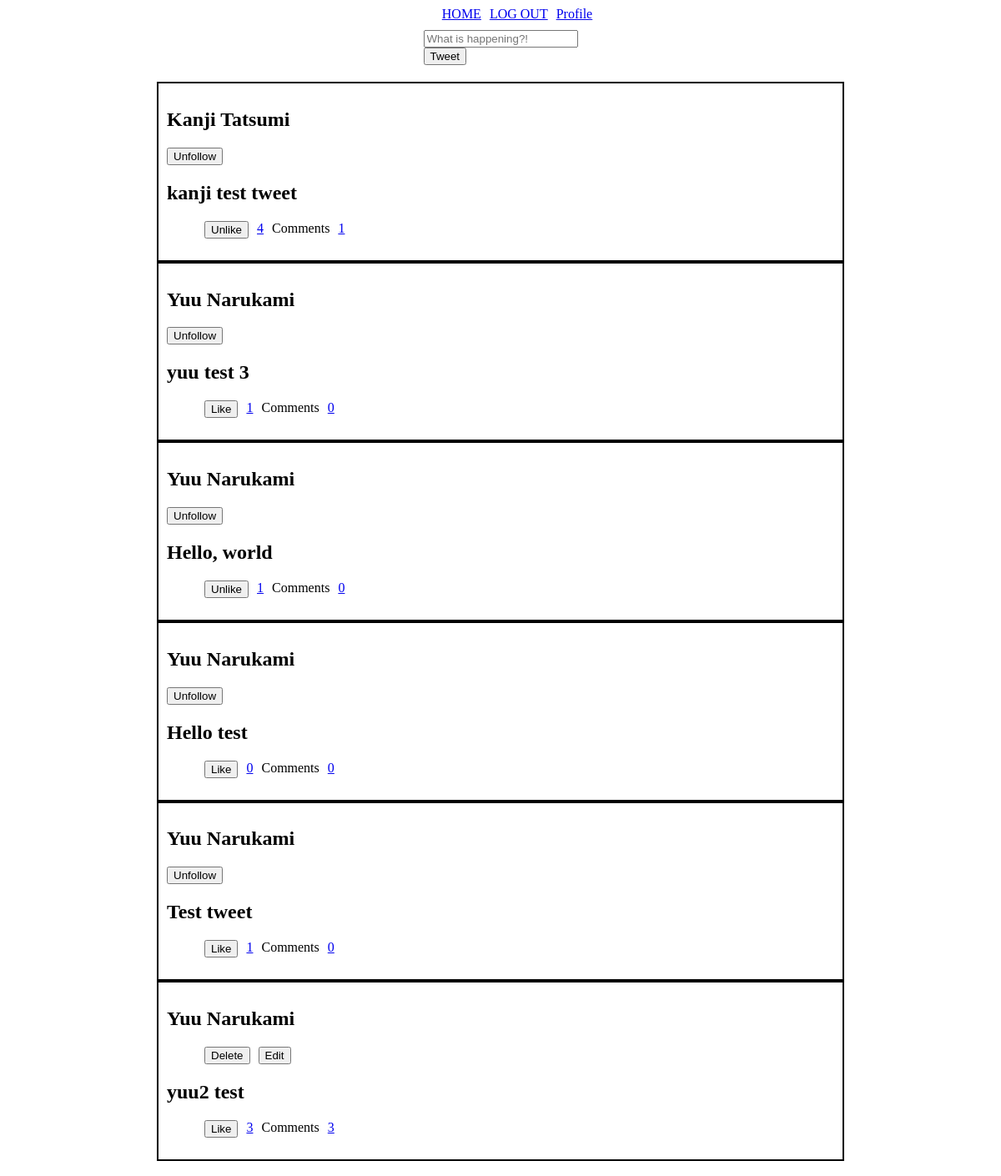
/home (signed in), run on the app's committed database.
### users/models.py (models this page shows, shortened)
class User(AbstractUser):
    joined_date = models.DateField(auto_now_add=True, null=True)
    bio = models.TextField(max_length=500, blank=True)
    location = models.CharField(max_length=30, blank=True)
    birth_date = models.DateField(null=True, blank=True)

### tweets/models.py (models this page shows)
class Tweet(models.Model):
    user = models.ForeignKey(User, on_delete=models.CASCADE)
    tweet = models.TextField(max_length=1000)
    tweet_created = models.DateTimeField(auto_now_add=True, null=True)
    type = models.CharField(max_length=10, default='tweet')

### users/views.py (the view, shortened to what this page needs)
# urls.py: 2. Add a URL to urlpatterns:  path('', views.home, name='home')
@login_required(login_url="login")
def home(request):
    following = Follow.objects.filter(user_id=request.user.id)
    following_ids = [follow.followed_user_id for follow in following]
    following_tweets = Tweet.objects.filter(user_id__in=following_ids)
    my_tweets = Tweet.objects.filter(user_id=request.user.id)
    users = User.objects.filter(id__in=following_ids)
    liked_tweet_ids = Like.objects.filter(user_id=request.user.id).values_list('tweet_id', flat=True)
    all_tweets = (following_tweets | my_tweets).order_by('tweet_created')
    comment_counter = {}
    tweet_likes = {}
    for tweet in all_tweets:
        tweet_likes[tweet.id] = Like.objects.filter(tweet_id=tweet.id).count()
        comment_counter[tweet.id] = Comment.objects.filter(tweet_id=tweet.id).count()
    context = {
        'tweets': all_tweets,
        'tweet_likes': tweet_likes,
        'comment_counter': comment_counter,
        'users': users,
        'following_ids': following_ids,
        'liked_tweet_ids': liked_tweet_ids,
    }
    return render(request, 'home.html', context=context)

### users/templatetags/custom_filters.py (called while the page is built)
@register.filter
def get_item(dictionary, key):
    return dictionary.get(key)

### users/templates/home.html (shortened to what this page needs)
{% extends "master.html" %}
{% load custom_filters %}
{% block content %}
    <ul class="nav-bar-ul">
        <li class="nav-bar"><a href="/home">HOME</a></li>
        {% if user.is_authenticated %}
            <li class="nav-bar"><a href="/user_logout">LOG OUT</a></li>
        {% else %}
            <li class="nav-bar"><a href="/register">REGISTER</a></li>
            <li><a href="/login">LOG IN</a></li>
        {% endif %}
        <li class="nav-bar"><a href="/{{ user.username }}">Profile</a></li>
    </ul>
    <div>
        <form method="POST">
            <input type="text" id="tweet" name="tweet" placeholder="What is happening?!" required><br>
            <input type="submit" id="submit-button" value="Tweet">
        </form>
    </div>
    {% if tweets %}
        <div>
            {% for tweet in tweets %}
                <div class="tweet-container">
                    {% if tweet.user_id == user.id %}
                        <h2>{{ user.first_name }} {{ user.last_name }}</h2>
                        <ul class="option-ul">
                            <li class="option">
                                <form method="POST" onsubmit="return confirm('Are you sure you want to delete this tweet?');">
                                    <input type="submit" id="delete-button" value="Delete">
                                </form>
                            </li>
                            <li class="option">
                                <form method="POST">
                                    <input type="submit" id="edit-button" value="Edit">
                                </form>
                            </li>
                        </ul>
                    {% else %}
                        {% for user in users %}
                            {% if tweet.user_id == user.id %}
                                <h2>{{ user.first_name }} {{ user.last_name }}</h2>
                                {% if user.id in following_ids %}
                                    <form method="POST">
                                        <input type="submit" id="unfollow-button" value="Unfollow">
                                    </form>
                                {% endif %}
                            {% endif %}
                        {% endfor %}
                    {% endif %}
                    <h2>{{ tweet.tweet }}</h2>
                    <ul class="option-ul">
                        {% if tweet.id not in liked_tweet_ids %}
                            <li class="option">
                                <form method="POST">
                                    <input type="submit" id="like-button" value="Like">
                                </form>
                            </li>
                        {% else %}
                            <li class="option">
                                <form method="POST">
                                    <input type="submit" id="unlike-button" value="Unlike">
                                </form>
                            </li>
                        {% endif %}
                        <li class="option"><a href="/{{ tweet.id }}/likes">{{ tweet_likes|get_item:tweet.id }}</a></li>
                        <li class="option">Comments</li>
                        <li class="option"><a href="/{{ tweet.id }}/comments">{{ comment_counter|get_item:tweet.id}}</a></li>
                    </ul>
                </div>
            {% endfor %}
        </div>
    {% endif%}
{% endblock %}

### users/templates/home.html (style rules this page uses)
ul { display: flex; list-style-type: none; text-align: center; width: fit-content; }
li { float: left; }
div { margin: auto; width: fit-content; padding: 10px; }
.tweet-container { border: 2px solid black; width: 800px; }
.nav-bar-ul { margin: auto; }
.nav-bar { margin-inline: 5px; }
.option-ul { margin-right: auto; }
.option { margin-inline: 5px; }

### data on the page
Tweet: tweet "kanji test tweet", id "4", id "1"
User: first_name "Kanji", last_name "Tatsumi"
Tweet: tweet "yuu test 3", id "1", id "0"
User: first_name "Yuu", last_name "Narukami"
Tweet: tweet "Hello, world", id "1", id "0"
Tweet: tweet "Hello test", id "0"
Tweet: tweet "Test tweet", id "1", id "0"
Tweet: tweet "yuu2 test", id "3"
User: first_name "Yuu", last_name "Narukami"
